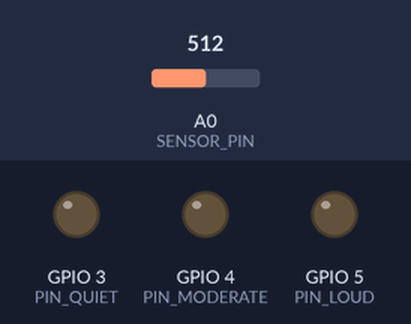
A sketch run on a simulated ESP8266 (NodeMCU). On the bench: output pins drawn as LEDs (lit = HIGH). The inputs (shaded band) are chosen by the test bench; at power-on: A0 (SENSOR_PIN) = 512. WiFi joins after 1.5 s; servers stay silent unless stated; uploads are accepted with an empty reply; what the sketch prints to the serial monitor is not drawn.

Above: at 0.1 s.
At 2.7 s:
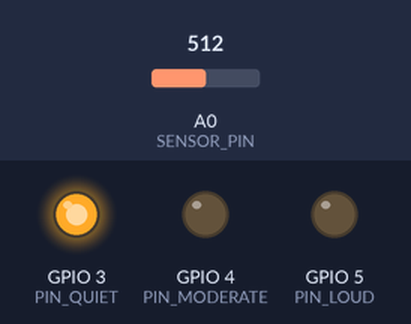
2.8 s: A0 (SENSOR_PIN) set to 900
At 4.0 s:
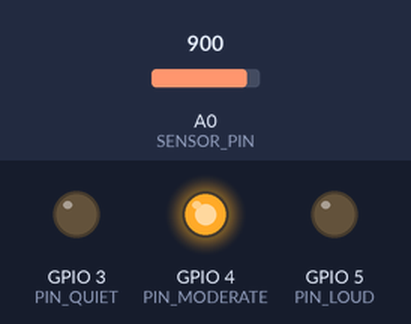
Timing chart, 0 to 5.8 s (numbered marks = the images above; inputs shaded):
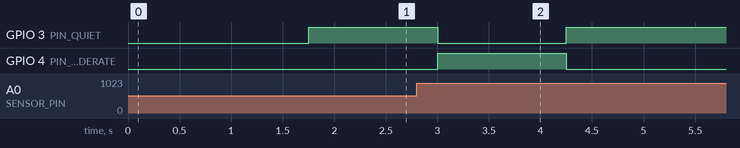

The sketch:

file.ino
```cpp
#include <Arduino.h>
#include <ESP8266WiFi.h>
#include <ESP8266HTTPClient.h>
#include <WiFiClient.h>
#include <ArduinoJson.h>

#ifndef APSSID
#define APSSID "wifi" // existing Wifi network
#define APPSK "28072010"
#endif

const char *ssid = APSSID;
const char *password = APPSK;
const char *URL = "http://192.168.203.129:8000/postdata";

const int sampleWindow = 50;                              // Sample window width in mS (50 mS = 20Hz)
unsigned int sample;

WiFiClient client;
HTTPClient http;

#define SENSOR_PIN A0
#define PIN_QUIET 3
#define PIN_MODERATE 4
#define PIN_LOUD 5

void setup ()
{
  pinMode (SENSOR_PIN, INPUT); // Set the signal pin as input
  pinMode(PIN_QUIET, OUTPUT);
  pinMode(PIN_MODERATE, OUTPUT);
  pinMode(PIN_LOUD, OUTPUT);

  digitalWrite(PIN_QUIET, LOW);
  digitalWrite(PIN_MODERATE, LOW);
  digitalWrite(PIN_LOUD, LOW);

  WiFi.begin(ssid, password);
  while (WiFi.status() != WL_CONNECTED) {
    delay(500);
    Serial.print(".");
  }
  Serial.println("\nĐã kết nối với WiFi.");

  Serial.begin(9600);

}


void loop ()
{

   unsigned long startMillis= millis();                   // Start of sample window
   float peakToPeak = 0;                                  // peak-to-peak level

   unsigned int signalMax = 0;                            //minimum value
   unsigned int signalMin = 1024;                         //maximum value

                                                          // collect data for 50 mS
   while (millis() - startMillis < sampleWindow)
   {
      sample = analogRead(SENSOR_PIN);                    //get reading from microphone
      if (sample < 1024)                                  // toss out spurious readings
      {
         if (sample > signalMax)
         {
            signalMax = sample;                           // save just the max levels
         }
         else if (sample < signalMin)
         {
            signalMin = sample;                           // save just the min levels
         }
      }
   }

   peakToPeak = signalMax - signalMin;                    // max - min = peak-peak amplitude
   int db = map(peakToPeak,20,900,49.5,90);             //calibrate for deciBels


  if (db <= 60)
  {

    Serial.println("Level: Quite");
    postJsonData("low");
    digitalWrite(PIN_QUIET, HIGH);
    digitalWrite(PIN_MODERATE, LOW);
    digitalWrite(PIN_LOUD, LOW);
  }
  else if (db > 60 && db<85)
  {
     Serial.println("Level: Moderate");
    postJsonData("medium");
    digitalWrite(PIN_QUIET, LOW);
    digitalWrite(PIN_MODERATE, HIGH);
    digitalWrite(PIN_LOUD, LOW);
  }
  else if (db>=85)
  {
    Serial.println("Level: High");
    postJsonData("high");
    digitalWrite(PIN_QUIET, LOW);
    digitalWrite(PIN_MODERATE, LOW);
    digitalWrite(PIN_LOUD, HIGH);

  }

  delay(1000); // Wait for 1 second

}


void postJsonData(String data) {
  if (http.begin(client, URL)) {
    DynamicJsonDocument doc(1024);
    doc["value"] = data;

    String output;
    serializeJson(doc, output);

    http.addHeader("Content-Type", "application/json");
    int httpCode = http.POST(output);

    if (httpCode > 0) {
      Serial.printf("[HTTP] POST... code: %d\n", httpCode);
      String payload = http.getString();
      Serial.println("respone from server:");
      Serial.println(payload);

      // DynamicJsonDocument responseDoc(1024);
      // DeserializationError error = deserializeJson(responseDoc, payload);

      // if (!error) {
      //   // Gán giá trị từ JSON vào biến global
      //   globalFlag = responseDoc["flag"].as<bool>();
      //   Serial.println("Global flag updated:");
      //   Serial.println(globalFlag ? "true" : "false");
      // } else {
      //   Serial.println("Failed to parse JSON");
      // }


    } else {
      Serial.printf("[HTTP] POST... failed, error: %s\n", http.errorToString(httpCode).c_str());
    }
    http.end();
  } else {
    Serial.println("cannot HTTP connect");
  }
}
```

Measured:
- after the input at 2.8 s, GPIO 3 (PIN_QUIET): HIGH → LOW after 0.20 s, → HIGH 1.3 s later; GPIO 4 (PIN_MODERATE): LOW → HIGH after 0.20 s, → LOW 1.3 s later
